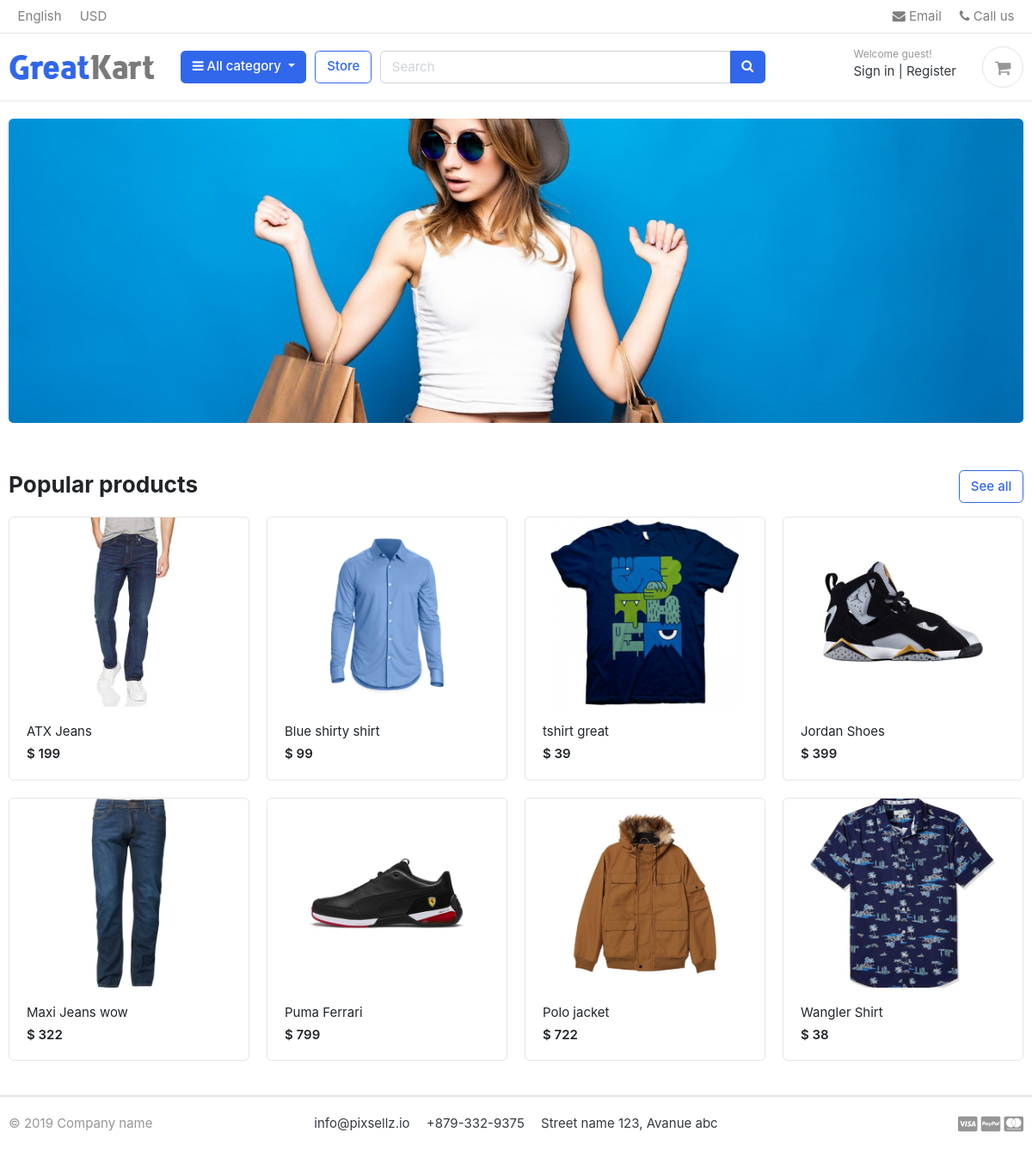
The page / on the database its author committed.
### store/models.py (models this page shows, shortened)
class Product(models.Model):
    product_name = models.CharField(max_length=200, unique=True)
    slug = models.SlugField(max_length=200, unique=True)
    description = models.TextField(max_length=500, blank=True)
    price = models.IntegerField()
    images = models.ImageField(upload_to='photos/products')
    stock = models.IntegerField()
    is_available = models.BooleanField(default=True)
    category = models.ForeignKey(Category, on_delete=models.CASCADE)
    created_date = models.DateTimeField(auto_now_add=True)
    modified_date = models.DateTimeField(auto_now=True)
    def get_url(self):
        return reverse('product_detail', args = [self.category.slug, self.slug])

### greatkart/views.py (the view)
# urls.py: 2. Add a URL to urlpatterns:  path('', views.home, name='home')
def home(request):
    products = Product.objects.all().filter(is_available=True)
    context = {
        'products': products,
    }
    return render(request, 'home.html', context)

### templates/home.html
{% extends 'base.html' %}
{% load static %}
{% block content %}
<section class="section-intro padding-y-sm">
<div class="container">
<div class="intro-banner-wrap">
	<img src={% static "images/banners/cover.jpg" %} class="img-fluid rounded">
</div>
</div>
</section>
<section class="section-name padding-y-sm">
<div class="container">
<header class="section-heading">
	<a href= "{% url 'store' %}" class="btn btn-outline-primary float-right">See all</a>
	<h3 class="section-title">Popular products</h3>
</header>
<div class="row">
	{% for product in products %}
	<div class="col-md-3">
		<div class="card card-product-grid">
			<a href="{{ product.get_url }}" class="img-wrap"> <img src= "{{ product.images.url }}" > </a>
			<figcaption class="info-wrap">
				<a href="{{ product.get_url }}" class="title">{{ product.product_name }}</a>
				<div class="price mt-1">$ {{ product.price }}</div>
			</figcaption>
		</div>
	</div>
	{% endfor %}
</div>
</div>
</section>
</body>
</html>
{% endblock %}

### static/css/ui.css (style rules this page uses)
html { font-family: "Inter", sans-serif; font-size: 15px; }
.img-wrap { text-align: center; display: block; }
.img-wrap img { max-width: 100%; }
.padding-y-sm { padding-top: 20px; padding-bottom: 20px; }
.section-heading { margin-bottom: 20px; margin-top: 15px; }
.section-title { color: #212529; }
[class*=card-product] a.title { color: #212529; display: block; }
[class*=card-product] .img-wrap { overflow: hidden; position: relative; }
[class*=card-product] .img-wrap img { height: 100%; max-width: 100%; width: auto; display: inline-block; -o-object-fit: cover; object-fit: cover; }
.card-product-grid { margin-bottom: 20px; }
.card-product-grid .img-wrap { border-radius: 0.2rem 0.2rem 0 0; height: 220px; }
.card-product-grid .info-wrap { overflow: hidden; padding: 18px 20px; }
.card .img-wrap { overflow: hidden; }
.price { font-weight: 600; color: #212529; }

### rows shown on the page
Product: images (picture), product_name "ATX Jeans", price "199"
Product: images (picture), product_name "Blue shirty shirt", price "99"
Product: images (picture), product_name "tshirt great", price "39"
Product: images (picture), product_name "Jordan Shoes", price "399"
Product: images (picture), product_name "Maxi Jeans wow", price "322"
Product: images (picture), product_name "Puma Ferrari", price "799"
Product: images (picture), product_name "Polo jacket", price "722"
Product: images (picture), product_name "Wangler Shirt", price "38"
